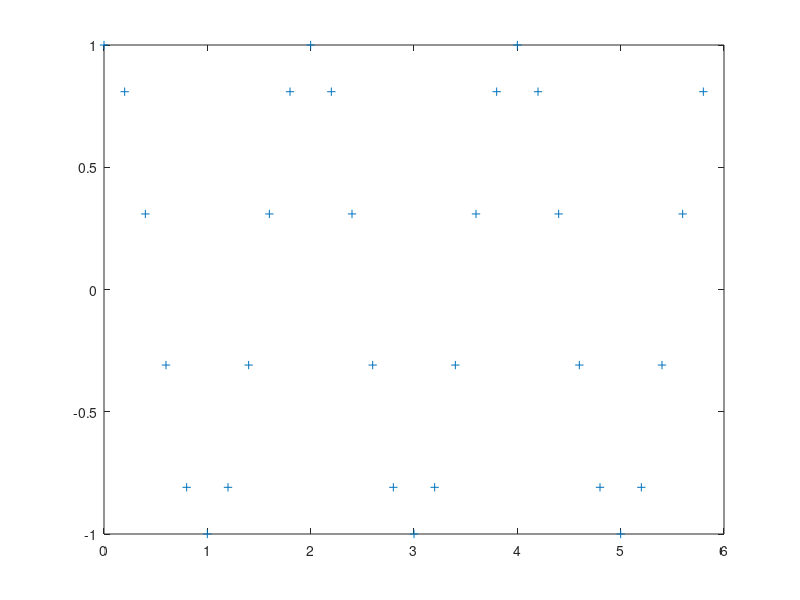
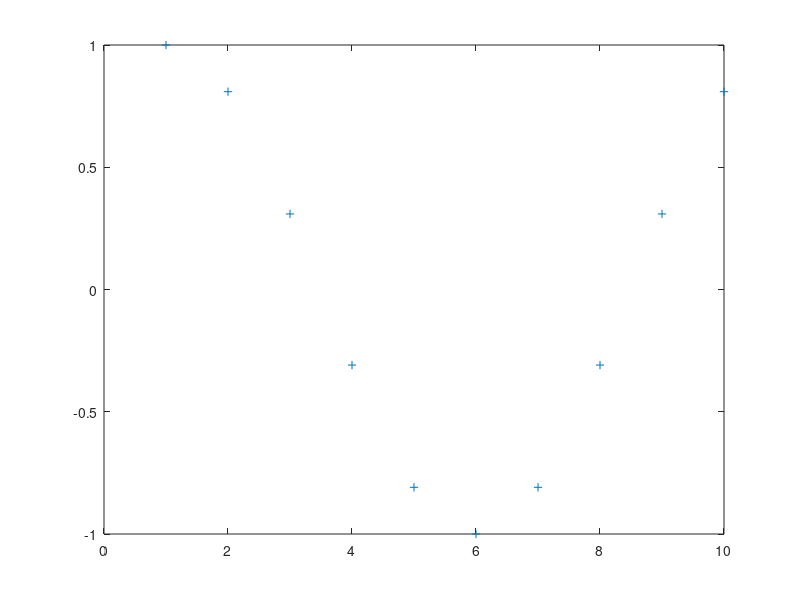

The MATLAB source for these figures, in order: (Note: this script raises an error after producing the figures.)
close all; clear all; clc;

fs=5;
tk=[0:29]*1/fs;
T=2;
x=cos(2*pi*tk/T);
figure(1)
plot(tk,x,'+')   % 2 Hz,  5 samples per Period


y=x(1:10);
figure(2)
plot(y,'+')   % 2 Hz,  5 samples per Period


%%
clc;
FFTSpectrum(x(1:10), 1/fs, 500, 2)



%%

N1 = 64;
N2 = 128;
N3 = 256;

X1 = abs(fft(x,N1));   F1 = [0:N1-1]/N1;
X2 = abs(fft(x,N2));   F2 = [0:N2-1]/N2;
X3 = abs(fft(x,N3));   F3 = [0:N3-1]/N3;


figure(2)
subplot(3,1,1)
plot(F1,X1,'-x'),title('N=64'),axis([0 1 0 20])

subplot(3,1,2)
plot(F2,X2,'-x'),title('N=128'),axis([0 1 0 20])

subplot(3,1,3)
plot(F3,X3,'-x'),title('N=256'),axis([0 1 0 20])